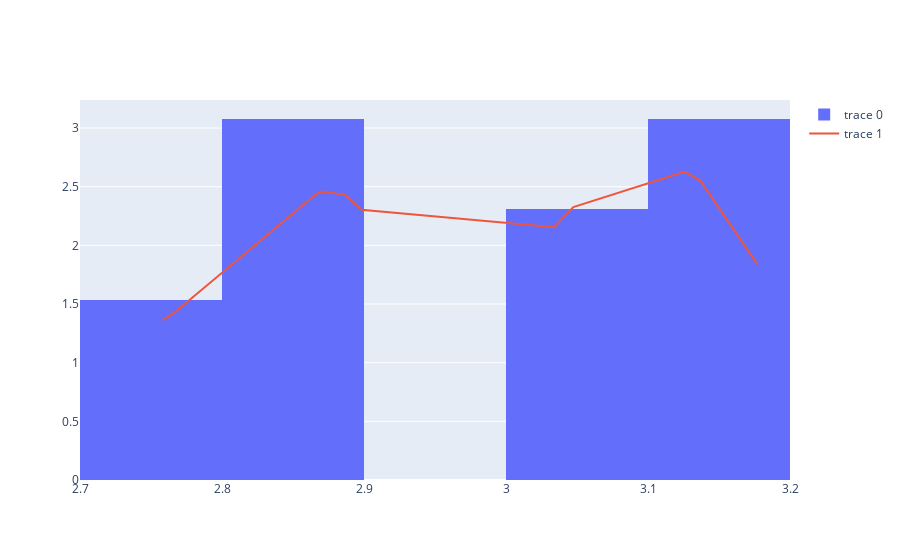

Notebook cell for this chart:
### Markdown cell above
Most people perform density estimation all the time without knowing it. The histogram is the easiest way to understand how data is distrubuted. However, the histogram and the data are victim to the bin width of the histogram itself. Different bins can easily present the same data in a very different way. Kernel Density Estimation is a technique used to mathematically estimate the distribution of the data. There are different types of KDEs, such as the Gaussian, tophat, and Epanechnikov. 

Our goal is to understand how the data of each file is distributed. While some of them have very small samples sizes (I believe n = 4 is the smallest), we should have no issues with using KDE as it is a non-parametric method, not restricting us with statistical assumptions.

In this notebook, we will use Sklearn's **KernalDensity()** function, with different types of KDEs.

### Code cell
# Lets look at just one file
subset = dfMaster["peakVal"][dfMaster["file"] == "2.5Hz_ctrl_0012.tif"]
plotdf = pd.DataFrame({"subset": subset}).reset_index(drop=True)

# KDE
subset = subset.to_numpy().reshape(-1, 1)
kde = KernelDensity(kernel="gaussian", bandwidth=0.05).fit(subset)
log_dens = np.array(np.exp(kde.score_samples(subset))).reshape(-1, 1)
plotdf["log_dens"] = log_dens
plotdf = plotdf.sort_values(by=["subset"])

# Plot
figure = go.Figure(
    data=go.Histogram(x=plotdf["subset"], histnorm="probability density")
)
figure.add_trace(go.Scatter(x=plotdf["subset"], y=plotdf["log_dens"], mode="lines"))
# dens = go.Figure(go.Scatter(x=plotdf["subset"], y=plotdf["log_dens"], mode="lines"))
# figure = go.Figure(data=go.Histogram(x=subset))
# figure.add_trace(data=px.scatter(kde))
figure.show()
# dens.show()
# px.scatter(x=subset, y=np.exp(kde.score_samples(subset))).show()

### Figure 1 — Plotly figure (JSON) as saved in the notebook; plotly's stock layout.template omitted (floating-point values rounded to 4 significant figures)
{"data": [{"histnorm": "probability density", "type": "histogram", "x": [2.758, 2.766, 2.866, 2.87, 2.887, 2.898, 3.034, 3.04, 3.047, 3.126, 3.127, 3.137, 3.177]}, {"mode": "lines", "type": "scatter", "x": [2.758, 2.766, 2.866, 2.87, 2.887, 2.898, 3.034, 3.04, 3.047, 3.126, 3.127, 3.137, 3.177], "y": [1.361, 1.426, 2.437, 2.458, 2.43, 2.303, 2.155, 2.236, 2.326, 2.627, 2.62, 2.553, 1.84]}], "layout": {}}
